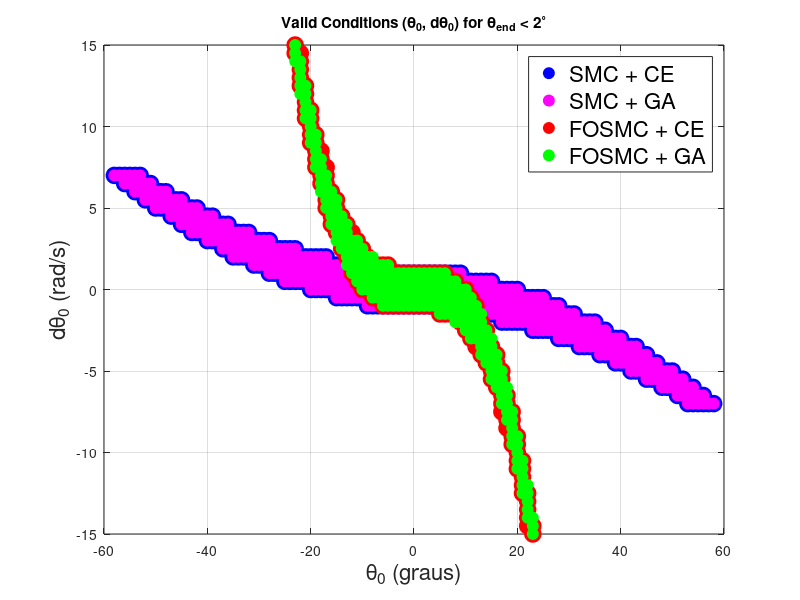

The MATLAB source for this figure: (Note: this script raises an error after producing the figure.)
clc; clear; close all;

% LOAD the results
load('Basin_GA_FOSMC.mat');
valid_theta0_GA_FOSMC=valid_theta0;
valid_dtheta0_GA_FOSMC=valid_dtheta0;

load('Basin_CE_FOSMC.mat');
valid_theta0_CE_FOSMC=valid_theta0;
valid_dtheta0_CE_FOSMC=valid_dtheta0;

load('Basin_CE_SMC.mat');
valid_theta0_GA_SMC=valid_theta0;
valid_dtheta0_GA_SMC=valid_dtheta0;

load('Basin_GA_SMC.mat');
valid_theta0_CE_SMC=valid_theta0;
valid_dtheta0_CE_SMC=valid_dtheta0;


% Plot the valid initial conditions
figure(1);
plot(valid_theta0_CE_SMC, valid_dtheta0_CE_SMC, 'ob','DisplayName','SMC + CE','MarkerFaceColor','blue','MarkerSize',12);
hold on
plot(valid_theta0_GA_SMC, valid_dtheta0_GA_SMC, 'om','DisplayName','SMC + GA','MarkerFaceColor','magenta','MarkerSize',8);
plot(valid_theta0_CE_FOSMC, valid_dtheta0_CE_FOSMC, 'or','DisplayName','FOSMC + CE','MarkerFaceColor','red','MarkerSize',12);
plot(valid_theta0_GA_FOSMC, valid_dtheta0_GA_FOSMC, 'og','DisplayName','FOSMC + GA','MarkerFaceColor','green','MarkerSize',8);
xlabel('\theta_0 (graus)','FontSize', 16);
ylabel('d\theta_0 (rad/s)','FontSize', 16);
title('Valid Conditions (\theta_0, d\theta_0) for \theta_{end} < 2^\circ');
grid on;
legend('Location','best','FontSize', 16);
ax = gca;
ax.FontSize = 16;
%print('BasinofAttraction','-dpng')